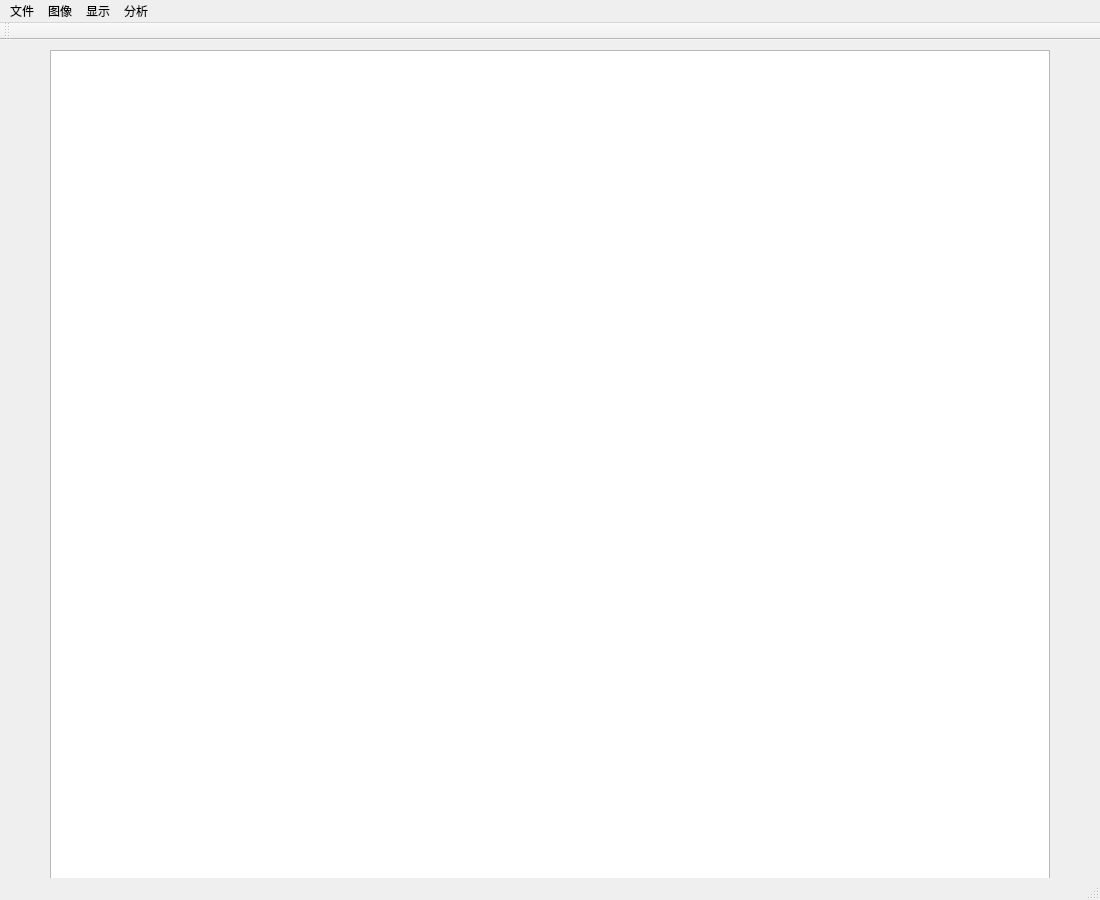
<?xml version="1.0" encoding="UTF-8"?>
<ui version="4.0">
 <class>MainWindow</class>
 <widget class="QMainWindow" name="MainWindow">
  <property name="geometry">
   <rect>
    <x>0</x>
    <y>0</y>
    <width>1100</width>
    <height>900</height>
   </rect>
  </property>
  <property name="minimumSize">
   <size>
    <width>1100</width>
    <height>900</height>
   </size>
  </property>
  <property name="maximumSize">
   <size>
    <width>1100</width>
    <height>900</height>
   </size>
  </property>
  <property name="windowTitle">
   <string>数字图像处理软件by徐淇</string>
  </property>
  <widget class="QWidget" name="centralwidget">
   <widget class="QGraphicsView" name="graphicsView">
    <property name="geometry">
     <rect>
      <x>50</x>
      <y>10</y>
      <width>1000</width>
      <height>900</height>
     </rect>
    </property>
   </widget>
  </widget>
  <widget class="QMenuBar" name="menubar">
   <property name="geometry">
    <rect>
     <x>0</x>
     <y>0</y>
     <width>1100</width>
     <height>25</height>
    </rect>
   </property>
   <widget class="QMenu" name="menu">
    <property name="title">
     <string>文件</string>
    </property>
    <addaction name="action"/>
    <addaction name="action_14"/>
    <addaction name="action_15"/>
   </widget>
   <widget class="QMenu" name="menu_2">
    <property name="title">
     <string>图像</string>
    </property>
    <widget class="QMenu" name="menu_3">
     <property name="title">
      <string>图像二值化</string>
     </property>
     <addaction name="action_12"/>
     <addaction name="action_13"/>
    </widget>
    <widget class="QMenu" name="menu_5">
     <property name="title">
      <string>低通滤波</string>
     </property>
     <addaction name="action_6"/>
     <addaction name="action_7"/>
    </widget>
    <widget class="QMenu" name="menu_6">
     <property name="title">
      <string>高通滤波</string>
     </property>
     <addaction name="action_5"/>
     <addaction name="action_11"/>
     <addaction name="actionsobel"/>
    </widget>
    <addaction name="action_2"/>
    <addaction name="menu_6"/>
    <addaction name="menu_5"/>
    <addaction name="action_9"/>
    <addaction name="action_10"/>
    <addaction name="menu_3"/>
    <addaction name="action_8"/>
   </widget>
   <widget class="QMenu" name="menu_4">
    <property name="title">
     <string>显示</string>
    </property>
    <addaction name="action_3"/>
    <addaction name="action_4"/>
   </widget>
   <widget class="QMenu" name="menu_7">
    <property name="title">
     <string>分析</string>
    </property>
    <addaction name="action_16"/>
   </widget>
   <addaction name="menu"/>
   <addaction name="menu_2"/>
   <addaction name="menu_4"/>
   <addaction name="menu_7"/>
  </widget>
  <widget class="QStatusBar" name="statusbar"/>
  <widget class="QToolBar" name="toolBar">
   <property name="windowTitle">
    <string>toolBar</string>
   </property>
   <attribute name="toolBarArea">
    <enum>TopToolBarArea</enum>
   </attribute>
   <attribute name="toolBarBreak">
    <bool>false</bool>
   </attribute>
  </widget>
  <action name="action">
   <property name="text">
    <string>打开</string>
   </property>
  </action>
  <action name="action_9">
   <property name="text">
    <string>中值滤波</string>
   </property>
  </action>
  <action name="action_10">
   <property name="text">
    <string>自定义卷积</string>
   </property>
  </action>
  <action name="action_12">
   <property name="text">
    <string>状态法</string>
   </property>
  </action>
  <action name="action_13">
   <property name="text">
    <string>判断分析法</string>
   </property>
  </action>
  <action name="action_6">
   <property name="text">
    <string>均值滤波</string>
   </property>
  </action>
  <action name="action_7">
   <property name="text">
    <string>加权滤波</string>
   </property>
  </action>
  <action name="action_2">
   <property name="text">
    <string>灰度线性变换</string>
   </property>
  </action>
  <action name="action_5">
   <property name="text">
    <string>拉普拉斯算子</string>
   </property>
  </action>
  <action name="action_11">
   <property name="text">
    <string>拉普拉斯增强</string>
   </property>
  </action>
  <action name="actionsobel">
   <property name="text">
    <string>sobel算子</string>
   </property>
  </action>
  <action name="action_14">
   <property name="text">
    <string>恢复原图</string>
   </property>
  </action>
  <action name="action_15">
   <property name="text">
    <string>保存</string>
   </property>
  </action>
  <action name="action_3">
   <property name="text">
    <string>图像直方图</string>
   </property>
  </action>
  <action name="action_4">
   <property name="text">
    <string>关闭图像直方图</string>
   </property>
  </action>
  <action name="action_8">
   <property name="text">
    <string>色彩平衡</string>
   </property>
  </action>
  <action name="action_16">
   <property name="text">
    <string>灰度共生矩阵</string>
   </property>
  </action>
 </widget>
 <resources/>
 <connections/>
</ui>
